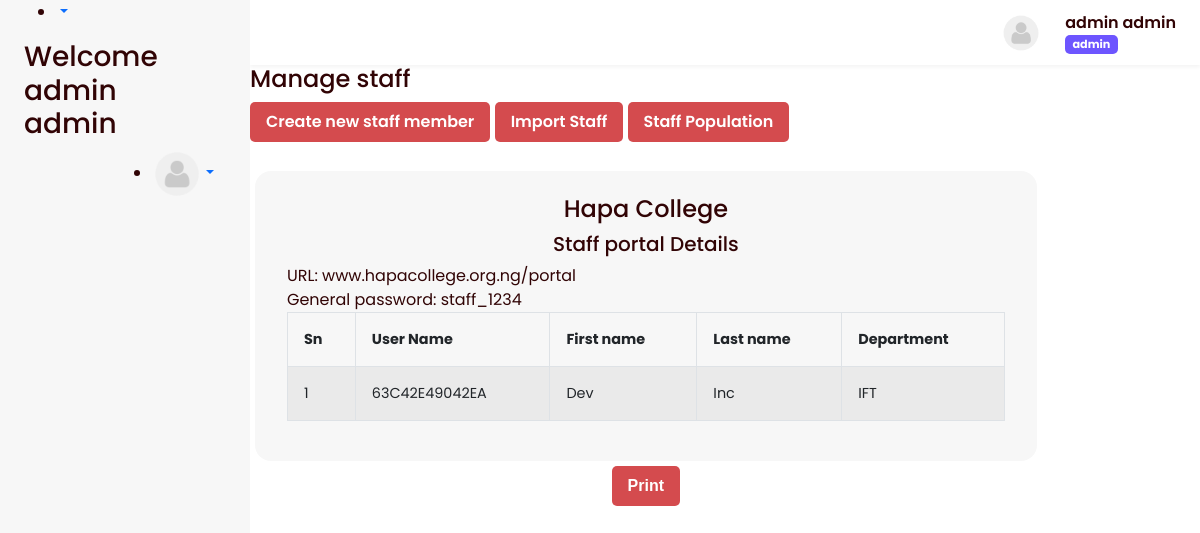
The page /admin/mstaffp.php (signed in) on the database its author committed.
### tables this page shows
CREATE TABLE `staff` (
  `sn` int(11) NOT NULL,
  `fname` varchar(20) NOT NULL,
  `mname` varchar(20) NOT NULL,
  `lname` varchar(20) NOT NULL,
  `gender` varchar(7) NOT NULL,
  `title` varchar(5) NOT NULL,
  `username` varchar(200) NOT NULL,
  `employee` varchar(20) NOT NULL,
  `job_description` varchar(20) NOT NULL,
  `marital_status` varchar(20) NOT NULL,
  `address` text NOT NULL,
  `phone` varchar(15) NOT NULL,
  `email` varchar(200) NOT NULL,
  `lga` varchar(20) NOT NULL,
  `state` varchar(20) NOT NULL,
  `country` varchar(20) NOT NULL,
  `salary_status` varchar(20) NOT NULL,
  `level` varchar(20) NOT NULL,
  `date_employed` varchar(11) NOT NULL,
  `picture` varchar(200) NOT NULL,
  `religion` varchar(20) NOT NULL,
  `nok` varchar(20) NOT NULL,
  `rnok` varchar(20) NOT NULL,
  `pnok` varchar(16) NOT NULL,
  `qualification` varchar(20) NOT NULL,
  `age` int(11) NOT NULL,
  `dob` varchar(10) NOT NULL,
  `department` varchar(20) NOT NULL,
  `college` varchar(120) NOT NULL,
  `program` varchar(120) NOT NULL,
  `bank` varchar(20) NOT NULL,
  `acc` varchar(15) NOT NULL,
  `last_update` varchar(20) NOT NULL,
  `genotype` varchar(25) NOT NULL,
  `blood_group` varchar(50) NOT NULL,
  `weight` varchar(50) NOT NULL,
  `height` varchar(50) NOT NULL,
  `anok` text NOT NULL,
  `role` text NOT NULL
);

### admin/header.php (called while the page is built, shortened)
<?php include("../conn.php") ?>
<?php session_start();
$users = $_SESSION['users'];
$s1 = mysqli_query($con, "SELECT * FROM admin where username = '$users'");
$sh1 = mysqli_fetch_array($s1);
$name1 = $sh1['fname'] . " " . $sh1['lname'];
$img = $sh1['picture'];
if ($img == "") {
    $img2 = "passport/default.png";
} else {
    $img2 = $img;
}
$role = "admin";
?>
<?php include("../extras/header.php") ?>

### admin/mstaffp.php (the view, shortened to what this page needs)
<?php include("header.php") ?>
	<div class="content">
			<div class="col-sm-10 mb-5">
				<div class="content">
					<div id="p_heading">
						<?php
					$users = $_SESSION['users'];
					$s1  = mysqli_query($con,"SELECT * FROM admin where username = '$users'");
					$sh1 = mysqli_fetch_array($s1);
					$name1 = $sh1['fname']." ".$sh1['lname'];
					$img = $sh1['picture'];
					if($img==""){
						$img2 = "passport/default.png";
					}
					else{
						$img2 = $img;
					}
					?>
					 	<?php include("nav.php") ?>
					</div>
				<div class="report">
				<div class="panel-body">
					<h4>Manage staff</h4>
					<a href="cstaff.php" class="btn btn-pink"><span class="glyphicon glyphicon-plus"></span> Create new staff member</a>
					<a href="import_staff.php" class="btn btn-pink"><span class="glyphicon glyphicon-import"></span> Import Staff</a>
					<a href="staff_records.php" class="btn btn-pink"><span class="glyphicon glyphicon-import"></span> Staff Population</a>
				</div>
				<div class="panel-body">
					<div style="padding: 5px;" id="contentx">
					<div class="table-responsive table-box">
						<h4 class="text-center">Hapa College</h4>
						<h5 class="text-center">Staff portal Details</h5>
						<p>URL: www.hapacollege.org.ng/portal</p>
						<p>General password: staff_1234</p>
						<table  class="table table-bordered table-striped" style="font-size: 13px;">
							<thead>
								<tr>
									<th>Sn</th>
									<th>User Name</th>
									<th>First name</th>
									<th>Last name</th>
									<th>Department</th>
								</tr>
							</thead>
							<tbody id="record">
								<?php
								$s2  = mysqli_query($con,"SELECT * FROM staff ");
								$i=0;
								while($sh2 = mysqli_fetch_array($s2)){
									$employee = $sh2['employee'];
									$fname= $sh2['fname'];
									$lname = $sh2['lname'];
									$department = $sh2['department'];
									$i++;
									?>
									<tr>
										<td><?php echo $i ?></td>
										<td><?php echo $employee ?></td>
										<td><?php echo $fname ?></td>
										<td><?php echo $lname ?></td>
										<td><?php echo $department ?></td>
									</tr>
									<?php
								}
								?>
							</tbody>
						</table>
					</div>
				</div>
					<p class="text-center"><button class="btn btn-pink" onclick="generatePDF()"><span class="glyphicon glyphicon-print"></span> Print</button></p>
				</div>
				</div>
			</div>
		</div>
	</div>

### extras/body.php (shortened to what this page needs)
<body>
    <main id="super-box">
        <?php include("navbar.php") ?>
        <section class="viewbox">
            <div class="viewbox-nav">
                <div id="droppy" class="dropdown">
                    <div class="profile-bar dropdown-toggle" type="button" id="dropdownMenuButton1"
                        data-bs-toggle="dropdown" aria-expanded="false">
                        <div class="image">
                            <img src="<?= $img2 ?>" alt="">
                        </div>
                        <div class="content">
                            <p>
                                <?= $name1 ?>
                            </p>
                            <span class="badge bg-secondary"><?= $role ?></span>
                        </div>
                    </div>
                </div>
            </div>

### admin/nav.php (shortened to what this page needs)
<nav style='border: none !important; outline: none !important;' class='navbar navbar-default'>
  <div class="container nav">
    <div class="settings">
      <ul>
        <li class="dropdown"><a href="" style='border: none !important; outline: none !important;' class="navbar-toggle collapsed dropdown-toggle list-right" data-bs-toggle="dropdown" data-hover="dropdown">
          </a>
    </div>
    <h3>Welcome <?php echo $name1 ?></h3>
    <div class="settings">
      <ul>
        <li class="dropdown"><a href="" class="dropdown-toggle list-right" data-bs-toggle="dropdown" data-hover="dropdown"><img src="<?php echo $img2 ?>" width="50px" id="imgs"></a>
    </div>
  </div>
</nav>

### assets/css/style.css (style rules this page uses)
body { font-family: 'Poppins', sans-serif !important; color: #310405 !important; }
p { margin-bottom: 0 !important; }
.panel-body { margin-bottom: 1.5rem; }
.btn-pink { background-color: #d44b4e !important; color: #fff !important; border: none !important; padding: .5rem 1rem !important; border-radius: 5px !important; font-weight: 600 !important; transition: .3s !important; }
#super-box { display: flex; align-items: flex-start; min-height: 100vh; width: 100%; overflow-x: hidden; background-color: white; position: relative; }
#super-box nav, #super-box section.viewbox { min-height: 100vh; transition: .3s; overflow: hidden; }
#super-box nav { display: flex; flex-direction: column; align-items: flex-start; padding: 0rem 1.5rem 7rem; gap: 24px; background: #F7F7F7; width: 250px; position: fixed; z-index: 1; top: 0; left: 0; overflow-y: scroll; max-height: 100vh; }
#super-box .viewbox { width: calc(100% - 250px); margin-left: 250px; }
.viewbox .viewbox-nav, .viewbox .viewbox-content { padding: .7rem 1.5rem; }
.viewbox .viewbox-nav { display: flex; align-items: center; box-shadow: 0px 2px 4px rgba(0, 0, 0, 0.05); }
.viewbox .viewbox-nav .profile-bar { display: flex; align-content: center; }
.viewbox .viewbox-nav .profile-bar .content p { margin-bottom: .3rem; font-weight: 600; }
.viewbox .viewbox-nav .profile-bar .content span { font-size: .7rem !important; background: #6D55FF !important; border-radius: 5px; }
.viewbox .viewbox-nav .profile-bar .image { width: 40px; height: 100%; overflow: hidden; display: flex; align-items: center; justify-content: center; margin: auto 0; margin-right: 1.5rem; }
.viewbox .viewbox-nav .profile-bar .image img { width: 40px; height: 40px; border-radius: 50%; display: block; margin: 0 auto; }
#droppy .profile-bar::after { opacity: 0; display: none; }
.table-box { padding: 24px 32px; gap: 16px; background: #F7F7F7; border-radius: 16px; width: 100%; overflow-x: scroll; }
.table>:not(:last-child)>:last-child>* { border-bottom-color: inherit !important; }
.table>:not(caption)>*>* { padding: 1rem !important; font-size: .9rem; }

### rows shown on the page
staff: employee "63C42E49042EA", fname "Dev", lname "Inc", department "IFT"

### other values the page prints
$name1 "admin admin"
$role "admin"
